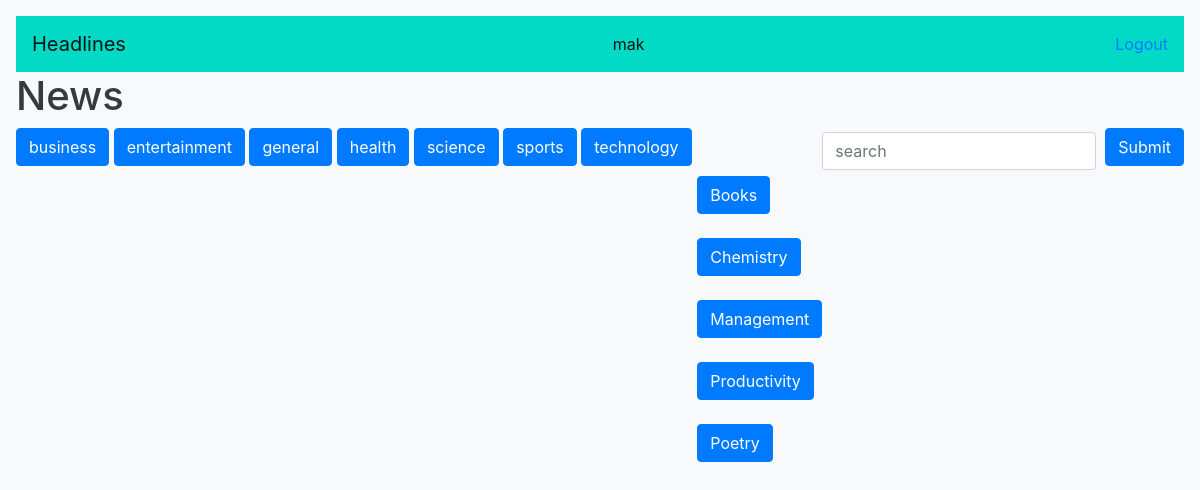
The app's page / (signed in) with its own data.
### newsaggregator/models.py (models this page shows, shortened)
class Categories(models.Model):
    name = models.CharField(max_length=64)

### newsaggregator/views.py (the view)
# urls.py: path("", views.index, name="index"),
def index(request):
    if not request.user.is_authenticated:
          return render(request, "newsaggregator/login.html", {"message": None})
    newsapi = NewsApiClient(api_key='ead1421dd915459f8bd2b210b4972f83')
    request.session['cat'] = 'general'
    top_headlines = newsapi.get_top_headlines(language='en',
                                              country='us')
    ucat = []
    ul = UsersList.objects.filter(username = request.user.username)
    print(ul)
    for u in ul:
        uc  = u.categories.all()
        for i in uc:
            ucat.append(i.name)
    context = {
          "user": request.user,
          "articles" : top_headlines['articles'],
          "ucat":ucat,
          }
    print(top_headlines['articles'][0])
    return render(request, "newsaggregator/news.html",context)

### newsaggregator/templates/newsaggregator/news.html (shortened to what this page needs)
{% extends "newsaggregator/base.html" %}
{% block username %}{{ user.username  }}{% endblock %}
{% block body %}
<h1>News</h1>
<div style="width:600px; margin:0 auto; display:inline;" class="newsreader">
<form class="" style = "float:left;" action="{% url 'fetchNews' %} " method="get">
  <button type="submit" name="button" value ="business"   class="btn btn-primary">business</button>
  <button type="submit" name="button" value ="entertainment" class="btn btn-primary">entertainment</button>
  <button type="submit" name="button" value ="general" class="btn btn-primary">general</button>
  <button type="submit" name="button" value ="health" class="btn btn-primary">health</button>
  <button type="submit" name="button" value ="science" class="btn btn-primary">science</button>
  <button type="submit" name="button" value ="sports" class="btn btn-primary">sports</button>
  <button type="submit" name="button" value ="technology" class="btn btn-primary">technology</button>
</form>
<form class="form-inline" style = "float:right;" action="{% url 'fetchSearchedNews' %}" method="get">
<input type="text" class="form-control" name="query" id="search" placeholder="search">
<button type="submit" class="btn btn-primary mb-2">Submit</button>
</form>
  <br>
  <br>
<div style="float:right;" class="favtopics">
  {% for c in ucat %}
  <form class="" action="{% url 'fetchSearchedNews' %}" method="get">
  <button type="submit" class="btn btn-primary mb-2">{{c}}</button>
</form>
{% endfor %}
</div>
</div>
{% endblock %}

### records on screen
Categories: ucat "Books"
Categories: ucat "Chemistry"
Categories: ucat "Management"
Categories: ucat "Productivity"
Categories: ucat "Poetry"

### other values on screen
{{ user.username }} "mak"
